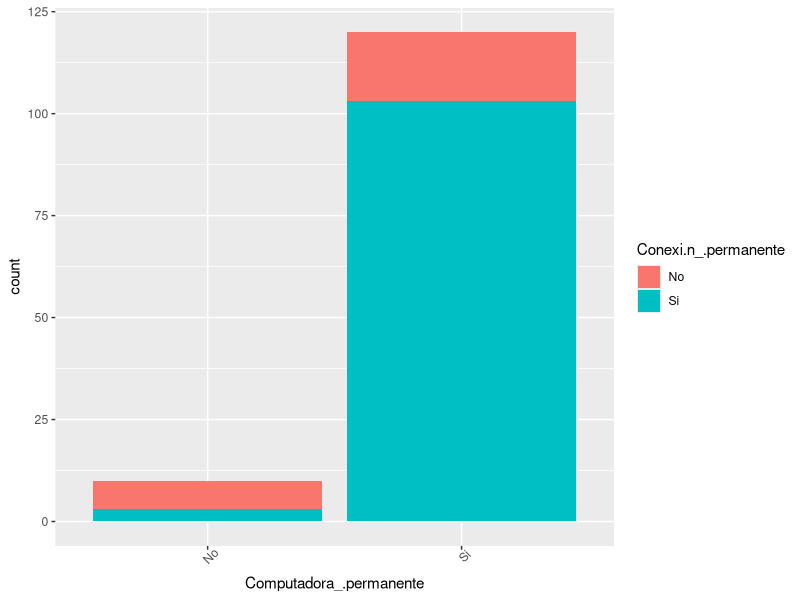
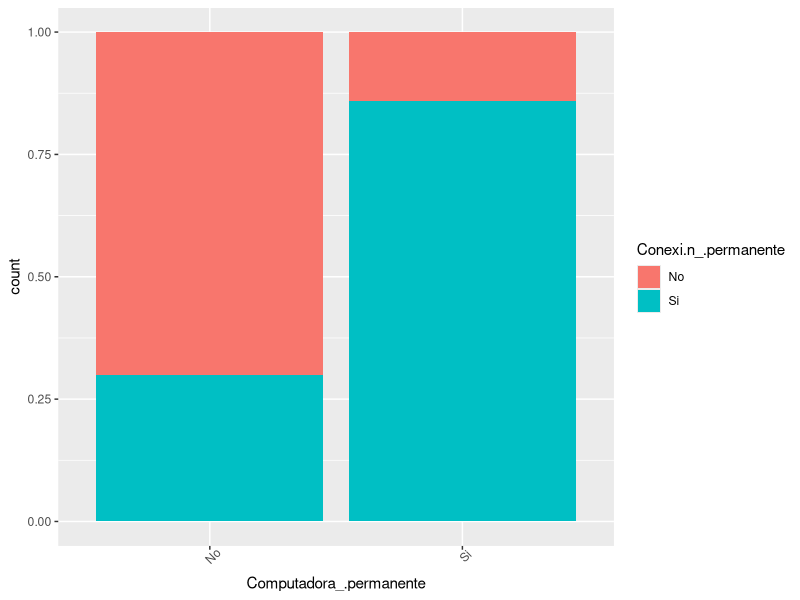
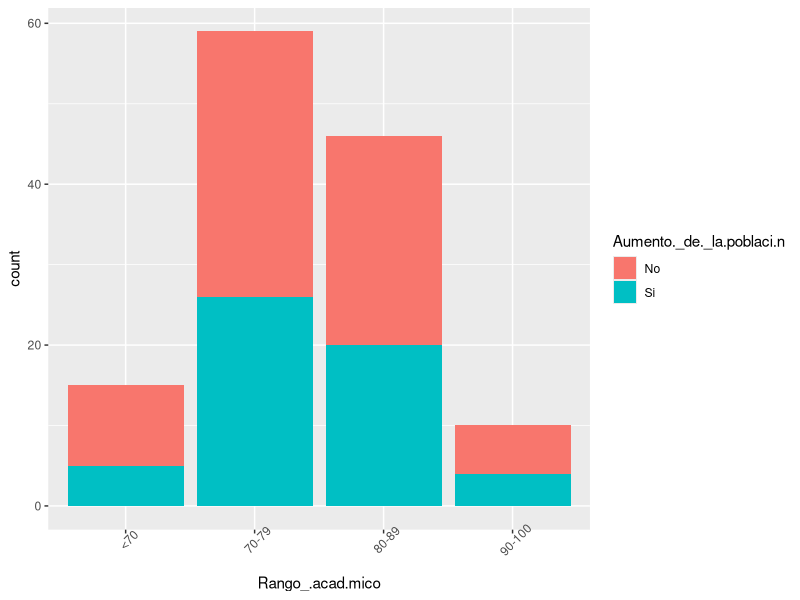
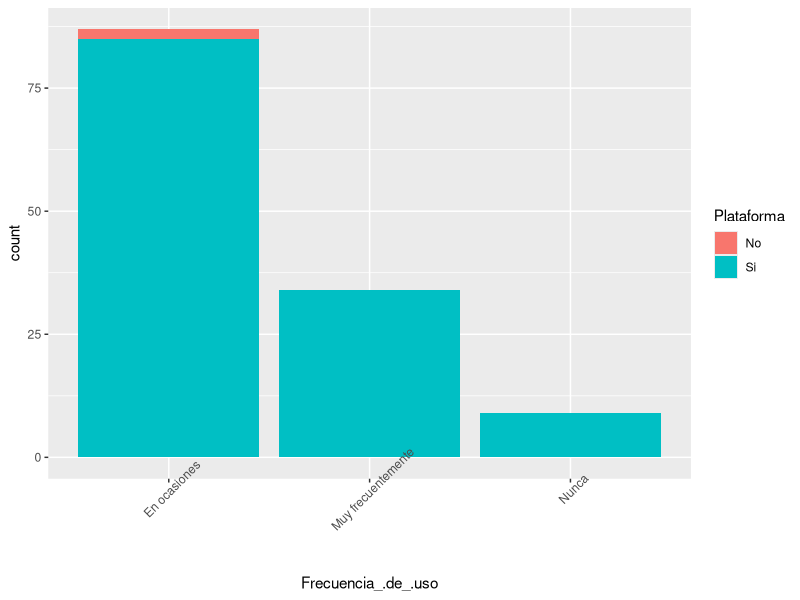
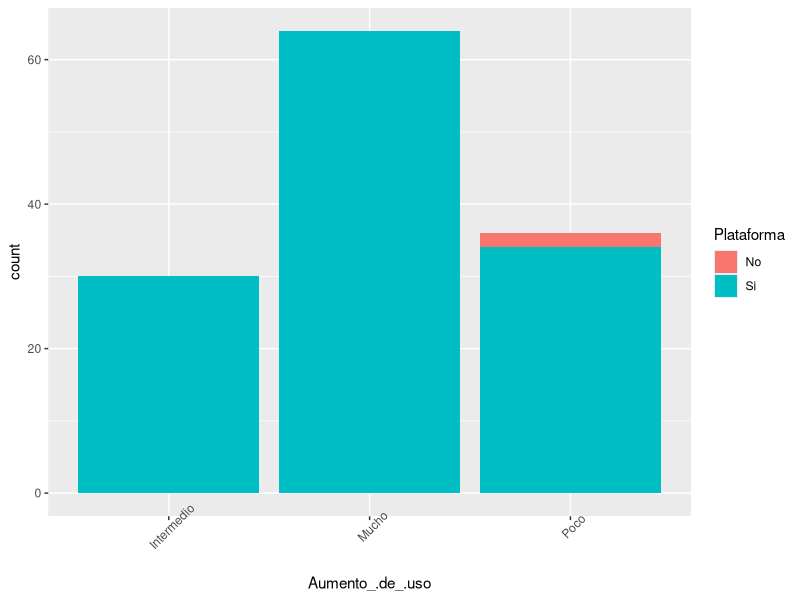
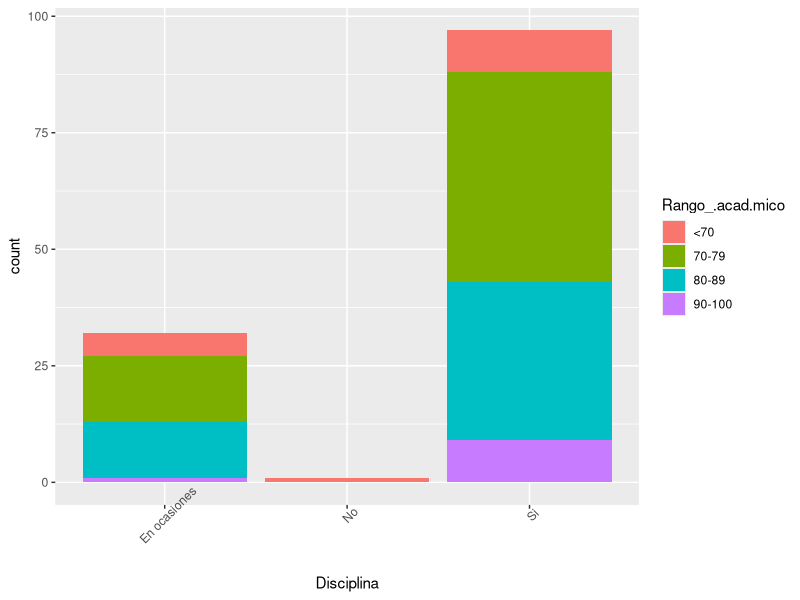
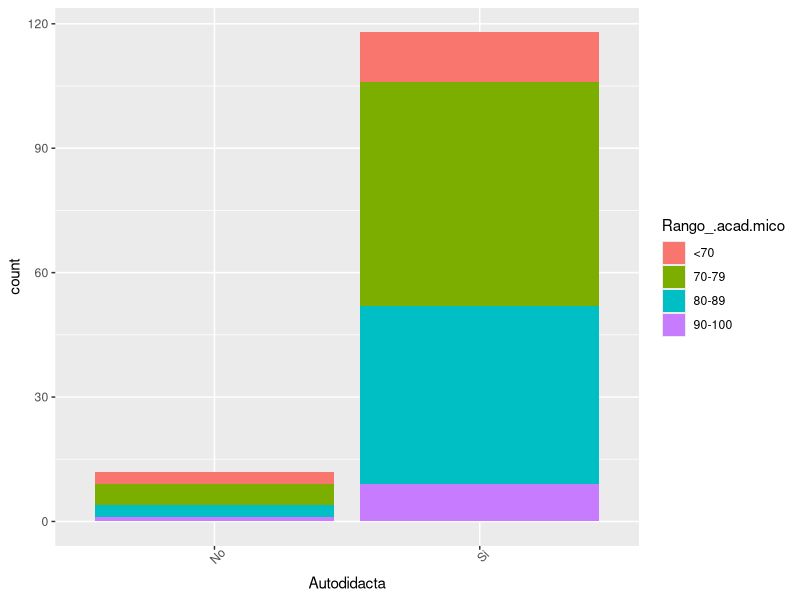
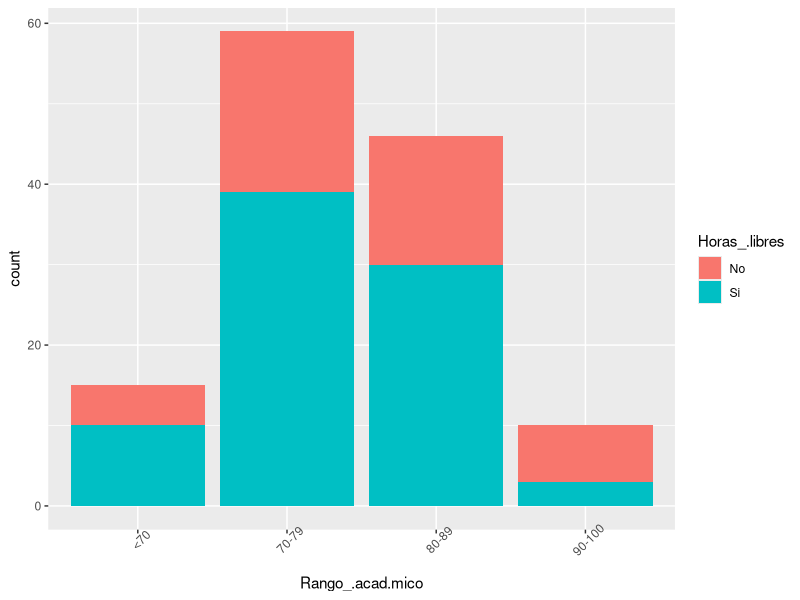

R code for these plots, in order:
library(dplyr)
library(ggplot2)

setwd("/")

setwd("Users/carri/Desktop/Analisis Seminario/")
survey <- read.csv("Tesis_cleaned.csv",sep = ",",header = T)

summary(str(survey))
table(survey$Sobrepoblaci.n)
table(survey$Aumento._de._la.poblaci.n)

table(survey$Computadora_.permanente)
table(survey$Conexi.n_.permanente)
table(summary(survey))
table(survey$Procedencia)
str(survey$Procedencia)
names(survey)

##LAS PERSONAS QUE POSEEN UNA COMPUTADORA TIENEN UNA CONEXION PERMANENTE

prop.table(table(survey$Computadora_.permanente,survey$Conexi.n_.permanente),2)

ggplot(survey)+
  aes(x= Computadora_.permanente, fill= Conexi.n_.permanente)+
  geom_bar(position = "stack")+
  theme(axis.text.x = element_text(angle = 45))

ggplot(survey)+
  aes(x= Computadora_.permanente, fill= Conexi.n_.permanente)+
  geom_bar(position = "fill")+
  theme(axis.text.x = element_text(angle = 45))




chisq.test(table(survey$Computadora_.permanente,survey$Conexi.n_.permanente))

#H_O LAS CATEGORIAS COMPUTADORA PERMANENTE Y CONEXION PERMANENTE SON INDEPENDIENTES
#H_A LAS CATEGORIAS SON DEPENDIENTES

# ACEPTAMOS NUESTRA HIPOTESIS NULA CUANDO EL P_VALUE DE NUESTRA PRUEBA ES MENOR A 0.05

#CONCLUSION: SEGUN NUESTRO P_VALUE RECHASAMOS NUESTRA HIPOTESIS NULA , POR LO TANTO NUESTAS VARIABLES SON DEPENDIENTES






##EL AUMENTO DE POBLACION TIENE UN EFECTO ENE EL INDICE ACADEMICO

prop.table(table(survey$Rango_.acad.mico,survey$Aumento._de._la.poblaci.n),2)

ggplot(survey)+
  aes(x= Rango_.acad.mico, fill= Aumento._de._la.poblaci.n)+
  geom_bar(position = "stack")+
  theme(axis.text.x = element_text(angle = 45))

chisq.test(table(survey$Rango_.acad.mico,survey$Aumento._de._la.poblaci.n))

#H_O LAS CATEGORIAS RANGO ACADEMICO Y AUMENTO EN LA POBLACION SON INDEPENDIENTES
#H_A LAS CATEGORIAS SON DEPENDIENTES

# ACEPTAMOS NUESTRA HIPOTESIS NULA CUANDO EL P_VALUE DE NUESTRA PRUEBA ES MENOR A 0.05

#CONCLUSION: SEGUN NUESTRO P_VALUE RECHASAMOS NUESTRA HIPOTESIS NULA , POR LO TANTO NUESTAS VARIABLES SON DEPENDIENTES

##CONSIDERA QUE EL USO DE LAS PLATAFORMAS SON DE IMPORTANCIA VS FRECUENCIA DE USO
table(survey$Plataforma)
table(survey$Frecuencia_.de_.uso)

prop.table(table(survey$Frecuencia_.de_.uso,survey$Plataforma),2)

ggplot(survey)+
  aes(x= Frecuencia_.de_.uso, fill= Plataforma)+
  geom_bar(position = "stack")+
  theme(axis.text.x = element_text(angle = 45))


chisq.test(table(survey$Frecuencia_.de_.uso,survey$Plataforma))

#H_O LAS CATEGORIAS FRECUENCIA DE USO Y PLATAFORMA SON INDEPENDIENTES
#H_A LAS CATEGORIAS SON DEPENDIENTES

# ACEPTAMOS NUESTRA HIPOTESIS NULA CUANDO EL P_VALUE DE NUESTRA PRUEBA ES MENOR A 0.05

#CONCLUSION: SEGUN NUESTRO P_VALUE RECHASAMOS NUESTRA HIPOTESIS NULA , POR LO TANTO NUESTAS VARIABLES SON DEPENDIENTES




prop.table(table(survey$Aumento_.de_.uso,survey$Plataforma),2)

ggplot(survey)+
  aes(x= Aumento_.de_.uso, fill= Plataforma)+
  geom_bar(position = "stack")+
  theme(axis.text.x = element_text(angle = 45))


chisq.test(table(survey$Aumento_.de_.uso,survey$Plataforma))

#H_O LAS CATEGORIAS AUMENTO DE USO Y PLATAFORMA SON INDEPENDIENTES
#H_A LAS CATEGORIAS SON DEPENDIENTES

# ACEPTAMOS NUESTRA HIPOTESIS NULA CUANDO EL P_VALUE DE NUESTRA PRUEBA ES MENOR A 0.05

#CONCLUSION: SEGUN NUESTRO P_VALUE RECHASAMOS NUESTRA HIPOTESIS NULA , POR LO TANTO NUESTAS VARIABLES SON DEPENDIENTES




## LA DICIPLINA DEL ESTUDIANTE MEJORA SU INDICE 

prop.table(table(survey$Disciplina,survey$Rango_.acad.mico),2)

ggplot(survey)+
  aes(x= Disciplina, fill= Rango_.acad.mico)+
  geom_bar(position = "stack")+
  theme(axis.text.x = element_text(angle = 45))

chisq.test(table(survey$Disciplina,survey$Rango_.acad.mico))

#H_O LAS CATEGORIAS DICIPLINA Y RANGO ACADEMICO SON INDEPENDIENTES
#H_A LAS CATEGORIAS SON DEPENDIENTES

# ACEPTAMOS NUESTRA HIPOTESIS NULA CUANDO EL P_VALUE DE NUESTRA PRUEBA ES MENOR A 0.05

#CONCLUSION: SEGUN NUESTRO P_VALUE RECHASAMOS NUESTRA HIPOTESIS NULA , POR LO TANTO NUESTAS VARIABLES SON DEPENDIENTES


## LOS QUE SON AUTO DIDACTAS TIENEN UN BUEN INDICE ACADEMICO
prop.table(table(survey$Autodidacta,survey$Rango_.acad.mico),2)

ggplot(survey)+
  aes(x= Autodidacta, fill= Rango_.acad.mico)+
  geom_bar(position = "stack")+
  theme(axis.text.x = element_text(angle = 45))

chisq.test(table(survey$Autodidacta,survey$Rango_.acad.mico))

#H_O LAS CATEGORIAS AUTODIDACTA Y RANGO ACADEMICO SON INDEPENDIENTES
#H_A LAS CATEGORIAS SON DEPENDIENTES

# ACEPTAMOS NUESTRA HIPOTESIS NULA CUANDO EL P_VALUE DE NUESTRA PRUEBA ES MENOR A 0.05

#CONCLUSION: SEGUN NUESTRO P_VALUE RECHASAMOS NUESTRA HIPOTESIS NULA , POR LO TANTO NUESTAS VARIABLES SON DEPENDIENTES


## ESTIMACION DE HORAS LIBRES CON HORAS LIBRES
table(survey$Horas_.libres)
table(survey$Rango_.acad.mico)

prop.table(table(survey$Rango_.acad.mico,survey$Horas_.libres),2)

ggplot(survey)+
  aes(x= Rango_.acad.mico, fill= Horas_.libres)+
  geom_bar(position = "stack")+
  theme(axis.text.x = element_text(angle = 45))

chisq.test(table(survey$Rango_.acad.mico,survey$Horas_.libres))

#H_O LAS CATEGORIAS  RANGO INDICE Y HORAS LIBRES ACADEMICO SON INDEPENDIENTES
#H_A LAS CATEGORIAS SON DEPENDIENTES

# ACEPTAMOS NUESTRA HIPOTESIS NULA CUANDO EL P_VALUE DE NUESTRA PRUEBA ES MENOR A 0.05

#CONCLUSION: SEGUN NUESTRO P_VALUE RECHASAMOS NUESTRA HIPOTESIS NULA , POR LO TANTO NUESTAS VARIABLES SON DEPENDIENTES


## ESTIMACION DE HORAS LIBRES CON HORAS LIBRES
table(survey$Rango_.acad.mico)
table(survey$Estimaci.n_.horas_.libres)

prop.table(table(survey$Rango_.acad.mico,survey$Estimaci.n_.horas_.libres),2)

ggplot(survey)+
  aes(x= Rango_.acad.mico, fill= Estimaci.n_.horas_.libres)+
  geom_bar(position = "stack")+
  theme(axis.text.x = element_text(angle = 45))

chisq.test(table(survey$Estimaci.n_.horas_.libres,survey$Horas_.libres))

#H_O LAS CATEGORIAS  RANGO INDICE Y HORAS LIBRES ACADEMICO SON INDEPENDIENTES
#H_A LAS CATEGORIAS SON DEPENDIENTES

# ACEPTAMOS NUESTRA HIPOTESIS NULA CUANDO EL P_VALUE DE NUESTRA PRUEBA ES MENOR A 0.05

#CONCLUSION: SEGUN NUESTRO P_VALUE RECHASAMOS NUESTRA HIPOTESIS NULA , POR LO TANTO NUESTAS VARIABLES SON DEPENDIENTES





## LAS ERSONAS QUE ESTAN EN LISTA DE ESPERA CONCIDERAN LA APERTURA DE NUEVOS CUPOS
table(survey$Lista_.espera)
table(survey$Mas_.cupos)

prop.table(table(survey$Lista_.espera,survey$Mas_.cupos),2)

ggplot(survey)+
  aes(x= Lista_.espera, fill= Mas_.cupos)+
  geom_bar(position = "stack")+
  theme(axis.text.x = element_text(angle = 45))

chisq.test(table(survey$Lista_.espera,survey$Mas_.cupos))

#H_O LAS CATEGORIAS  LISTA ESPERA Y MAS CUPOS SON INDEPENDIENTES
#H_A LAS CATEGORIAS SON DEPENDIENTES

# ACEPTAMOS NUESTRA HIPOTESIS NULA CUANDO EL P_VALUE DE NUESTRA PRUEBA ES MENOR A 0.05

#CONCLUSION: SEGUN NUESTRO P_VALUE RECHASAMOS NUESTRA HIPOTESIS NULA , POR LO TANTO NUESTAS VARIABLES SON DEPENDIENTES



## LA SOBRECARGA LABORAL GENERA UN MENOR RENDIMIENTO ACADEMICO
table(survey$Sobrecarga_.laboral)
table(survey$Rango_.acad.mico)

prop.table(table(survey$Rango_.acad.mico,survey$Sobrecarga_.laboral),2)

ggplot(survey)+
  aes(x= Rango_.acad.mico, fill= Sobrecarga_.laboral)+
  geom_bar(position = "stack")+
  theme(axis.text.x = element_text(angle = 45))

chisq.test(table(survey$Rango_.acad.mico,survey$Sobrecarga_.laboral))

#H_O LAS CATEGORIAS  RANGO INDICE Y HORAS LIBRES ACADEMICO SON INDEPENDIENTES
#H_A LAS CATEGORIAS SON DEPENDIENTES

# ACEPTAMOS NUESTRA HIPOTESIS NULA CUANDO EL P_VALUE DE NUESTRA PRUEBA ES MENOR A 0.05

#CONCLUSION: SEGUN NUESTRO P_VALUE RECHASAMOS NUESTRA HIPOTESIS NULA , POR LO TANTO NUESTAS VARIABLES SON DEPENDIENTES


## LAS CONDICIONES DE SOBREPOBLACION GENERAN PROBLEMAS DE RETRAZO EN LA CARRERA
table(survey$Demora)
table(survey$Sobrepoblaci.n)

prop.table(table(survey$Demora,survey$Sobrepoblaci.n),2)

ggplot(survey)+
  aes(x= Demora, fill= Sobrepoblaci.n)+
  geom_bar(position = "stack")+
  theme(axis.text.x = element_text(angle = 45))

chisq.test(table(survey$Demora,survey$Sobrepoblaci.n))

#H_O LAS CATEGORIAS  DEMORA Y SOBREPOBLACION SON INDEPENDIENTES
#H_A LAS CATEGORIAS SON DEPENDIENTES

# ACEPTAMOS NUESTRA HIPOTESIS NULA CUANDO EL P_VALUE DE NUESTRA PRUEBA ES MENOR A 0.05

#CONCLUSION: SEGUN NUESTRO P_VALUE RECHASAMOS NUESTRA HIPOTESIS NULA , POR LO TANTO NUESTAS VARIABLES SON DEPENDIENTES


## LOS ESTUDIANTES QUE HAN USADO LMS HAN SUFRIDO UN AUMENTO EN SU USO DEBIDO A LA PROBLEMATICA ACTUAL
table(survey$Uso_.lms)
table(survey$Aumento_.de_.uso)

prop.table(table(survey$Aumento_.de_.uso,survey$Uso_.lms),2)

ggplot(survey)+
  aes(x= Aumento_.de_.uso , fill= Uso_.lms)+
  geom_bar(position = "stack")+
  theme(axis.text.x = element_text(angle = 45))

chisq.test(table(survey$Uso_.lms,survey$Aumento_.de_.uso))

#H_O LAS CATEGORIAS  USO LMS Y AUMENTO USO PLATAFORMA SON INDEPENDIENTES
#H_A LAS CATEGORIAS SON DEPENDIENTES

# ACEPTAMOS NUESTRA HIPOTESIS NULA CUANDO EL P_VALUE DE NUESTRA PRUEBA ES MENOR A 0.05

#CONCLUSION: SEGUN NUESTRO P_VALUE HACEPTAMOS NUESTRA HIPOTESIS NULA , POR LO TANTO NUESTAS VARIABLES SON INDEPENDIENTES



## COMO SE SIENTE EL ESTUDIANTE EN LA ACTUALIDAD CON LA CARRERA Y SI HA PENSADO EN AVANDONAR
table(survey$Seguimiento)
table(survey$Deserci.n)

prop.table(table(survey$Seguimiento,survey$Deserci.n),2)

ggplot(survey)+
  aes(x= Seguimiento, fill= Deserci.n)+
  geom_bar(position = "stack")+
  theme(axis.text.x = element_text(angle = 45))

chisq.test(table(survey$Seguimiento,survey$Deserci.n))

#H_O LAS CATEGORIAS  SEGUIMIENTO Y DESERCION SON INDEPENDIENTES
#H_A LAS CATEGORIAS SON DEPENDIENTES

# ACEPTAMOS NUESTRA HIPOTESIS NULA CUANDO EL P_VALUE DE NUESTRA PRUEBA ES MENOR A 0.05

#CONCLUSION: SEGUN NUESTRO P_VALUE HACEPTAMOS NUESTRA HIPOTESIS NULA , POR LO TANTO NUESTAS VARIABLES SON INDEPENDIENTES

## COMO SE SIENTE EL ESTUDIANTE EN LA ACTUALIDAD CON LA CARRERA Y QUE LOSMITIVO A ELEGIRLA
table(survey$Seguimiento)
table(survey$Deserci.n)

prop.table(table(survey$Motivo_.estudio,survey$Seguimiento),2)

ggplot(survey)+
  aes(x= Motivo_.estudio, fill=Seguimiento )+
  geom_bar(position = "stack")+
  theme(axis.text.x = element_text(angle = 45))

chisq.test(table(survey$Seguimiento,survey$Motivo_.estudio))

#H_O LAS CATEGORIAS  MOTIVO ESTUDIO Y SEGUIMIENTO SON INDEPENDIENTES
#H_A LAS CATEGORIAS SON DEPENDIENTES

# ACEPTAMOS NUESTRA HIPOTESIS NULA CUANDO EL P_VALUE DE NUESTRA PRUEBA ES MENOR A 0.05

#CONCLUSION: SEGUN NUESTRO P_VALUE RECHASAMOS NUESTRA HIPOTESIS NULA , POR LO TANTO NUESTAS VARIABLES SON DEPENDIENTES


table(survey$Exelencia_academica)



## los alumnos que si han tenido excelencia academica ver el indice en el que se encuentran
table(survey$Exelencia_academica)
table(survey$Rango_.acad.mico)

prop.table(table(survey$Rango_.acad.mico,survey$Exelencia_academica),1)

ggplot(survey)+
  aes(x= Rango_.acad.mico, fill=Exelencia_academica )+
  geom_bar(position = "stack")+
  theme(axis.text.x = element_text(angle = 45))

chisq.test(table(survey$Rango_.acad.mico,survey$Exelencia_academica))

#H_O LAS CATEGORIAS  MOTIVO ESTUDIO Y SEGUIMIENTO SON INDEPENDIENTES
#H_A LAS CATEGORIAS SON DEPENDIENTES

# ACEPTAMOS NUESTRA HIPOTESIS NULA CUANDO EL P_VALUE DE NUESTRA PRUEBA ES MENOR A 0.05

#CONCLUSION: SEGUN NUESTRO P_VALUE RECHASAMOS NUESTRA HIPOTESIS NULA , POR LO TANTO NUESTAS VARIABLES SON DEPENDIENTES


table(survey$Estudio_.secundaria)




table(survey$Cambio._LMS....)



